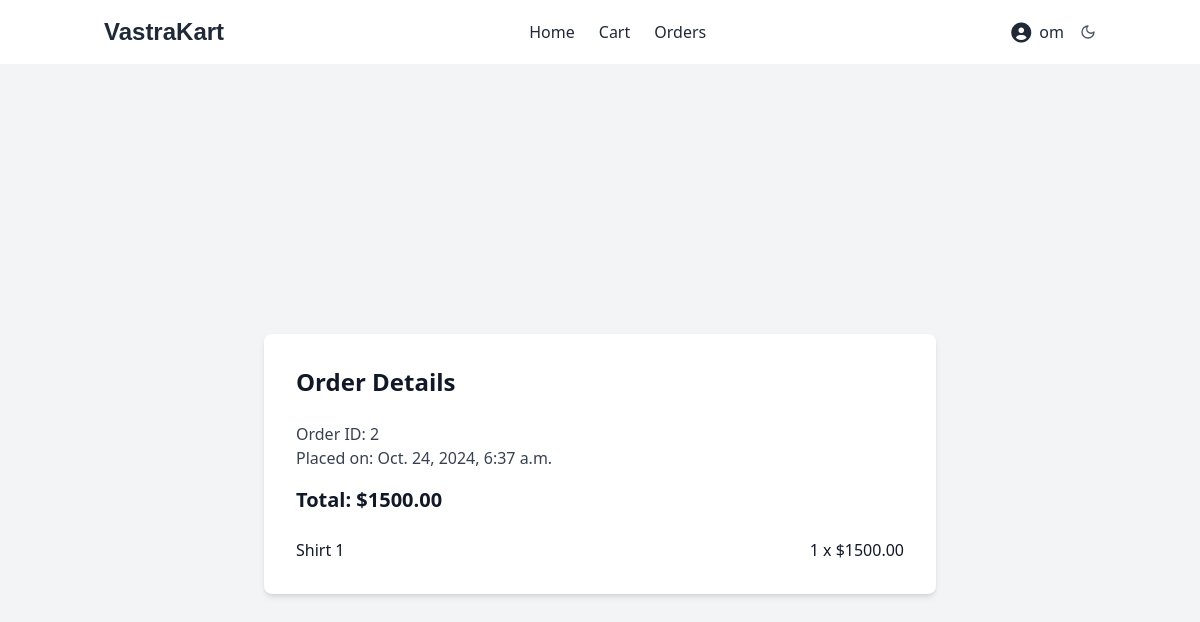
Page /orders/2/ (signed in) on the committed database.
### orders/models.py (models this page shows, shortened)
class Order(models.Model):
    user = models.ForeignKey(User, on_delete=models.CASCADE)
    created_at = models.DateTimeField(auto_now_add=True)
    total_price = models.DecimalField(max_digits=10, decimal_places=2)

class OrderItem(models.Model):
    order = models.ForeignKey(Order, related_name='items', on_delete=models.CASCADE)
    product = models.ForeignKey(Product, on_delete=models.CASCADE)
    quantity = models.PositiveIntegerField(default=1)

### base/models.py (models this page shows, shortened)
class Product(models.Model):
    name = models.CharField(max_length=255)
    description = models.TextField()
    price = models.DecimalField(max_digits=10, decimal_places=2)
    image = models.ImageField(upload_to='products/')
    category = models.ForeignKey(Category, on_delete=models.CASCADE, related_name='products')

### orders/views.py (the view)
# urls.py: path('<int:order_id>/', views.order_detail, name='order_detail'),
@login_required
def order_detail(request, order_id):
    order = Order.objects.get(id=order_id, user=request.user)
    return render(request, 'orders/order_detail.html', {'order': order})

### orders/templates/orders/order_detail.html (shortened to what this page needs)
{% extends 'base.html' %}
{% block content %}
    <div class="min-h-screen bg-gray-100 dark:bg-gray-900 flex items-center justify-center">
  <div class="bg-white dark:bg-gray-800 shadow-md rounded-lg p-8 max-w-2xl w-full">
    <h1 class="text-2xl font-bold mb-6 text-gray-900 dark:text-white">Order Details</h1>
    <p class="text-gray-700 dark:text-gray-300">Order ID: {{ order.id }}</p>
    <p class="text-gray-700 dark:text-gray-300">Placed on: {{ order.created_at }}</p>
    <p class="text-xl font-bold mt-4 text-gray-900 dark:text-white">Total: ${{ order.total_price }}</p>
    <ul class="space-y-4 mt-6">
      {% for item in order.items.all %}
      <li class="flex justify-between">
        <span>{{ item.product.name }}</span>
        <span>{{ item.quantity }} x ${{ item.product.price }}</span>
      </li>
      {% endfor %}
    </ul>
  </div>
</div>
{% endblock %}

### templates/navbar.html (shortened to what this page needs)
{% load static %}
<nav class="bg-white dark:bg-gray-800 shadow-md">
    <div class="container mx-auto px-4">
        <div class="flex justify-between items-center py-4">
            <a href="{% url 'product_list' %}" class="text-gray-800 dark:text-gray-300 text-2xl font-semibold" style="font-family: 'Poppins', sans-serif;">VastraKart</a>
            <div class="hidden lg:flex space-x-6 items-center">
                <a href="{% url 'product_list' %}" class="text-gray-800 dark:text-gray-300 hover:text-blue-600 dark:hover:text-blue-400 transition duration-300">Home</a>
                <a href="{% url 'cart_detail' %}" class="text-gray-800 dark:text-gray-300 hover:text-blue-600 dark:hover:text-blue-400 transition duration-300">Cart</a>
                <a href="{% url 'order_list'%}" class="text-gray-800 dark:text-gray-300 hover:text-blue-600 dark:hover:text-blue-400 transition duration-300">Orders</a>
            </div>
            <div class="flex space-x-4 items-center">
                {% if user.is_authenticated %}
                    <div class="relative">
                        <button id="user-menu-button" class="flex items-center space-x-2 text-gray-800 dark:text-gray-300 hover:text-blue-600 dark:hover:text-blue-400 focus:outline-none">
                            <i class="fas fa-user-circle fa-lg"></i>
                            <span>{{ user.username }}</span>
                        </button>
                    </div>
                {% endif %}
                <button type="button" id="dark-mode-button" class="hs-dark-mode-active:hidden block hs-dark-mode group flex items-center text-gray-600 hover:text-blue-600 font-medium" data-hs-theme-click-value="dark">
                    <svg class="flex-shrink-0 size-4" xmlns="http://www.w3.org/2000/svg" width="24" height="24" viewBox="0 0 24 24" fill="none" stroke="currentColor" stroke-width="2" stroke-linecap="round" stroke-linejoin="round">
                        <path d="M12 3a6 6 0 0 0 9 9 9 9 0 1 1-9-9Z"></path>
                    </svg>
                </button>
            </div>
        </div>
    </div>
</nav>

### rows in the picture
Order: id "2", created_at "Oct. 24, 2024, 6:37 a.m.", total_price "1500.00"
OrderItem: product.name "Shirt 1", quantity "1", product.price "1500.00"

### other values in the picture
{{ user.username }} "om"
